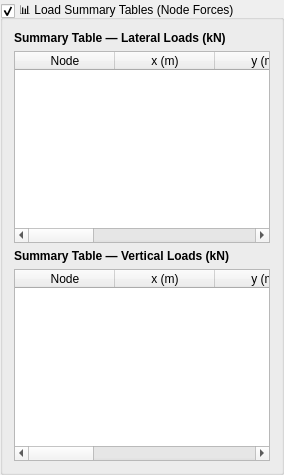
                                        <widget class="QGroupBox" name="grp_load_summary_tables">
                                          <property name="title">
                                            <string>📊 Load Summary Tables (Node Forces)</string>
                                          </property>
                                          <property name="checkable">
                                            <bool>true</bool>
                                          </property>
                                          <property name="checked">
                                            <bool>true</bool>
                                          </property>
                                          <layout class="QVBoxLayout" name="vbox_load_summary_tables">
                                            <item>
                                              <widget class="QLabel" name="lbl_tbl_lateral">
                                                <property name="text">
                                                  <string>Summary Table — Lateral Loads (kN)</string>
                                                </property>
                                                <property name="styleSheet">
                                                  <string>font-weight: 600;</string>
                                                </property>
                                              </widget>
                                            </item>
                                            <item>
                                              <widget class="QTableWidget" name="tbl_lateral_loads">
                                                <property name="minimumSize">
                                                  <size>
                                                    <width>200</width>
                                                    <height>160</height>
                                                  </size>
                                                </property>
                                                <property name="alternatingRowColors">
                                                  <bool>true</bool>
                                                </property>
                                                <column>
                                                  <property name="text">
                                                    <string>Node</string>
                                                  </property>
                                                </column>
                                                <column>
                                                  <property name="text">
                                                    <string>x (m)</string>
                                                  </property>
                                                </column>
                                                <column>
                                                  <property name="text">
                                                    <string>y (m)</string>
                                                  </property>
                                                </column>
                                                <column>
                                                  <property name="text">
                                                    <string>Fx Soil (kN)</string>
                                                  </property>
                                                </column>
                                                <column>
                                                  <property name="text">
                                                    <string>Fx Water (kN)</string>
                                                  </property>
                                                </column>
                                                <column>
                                                  <property name="text">
                                                    <string>Fx Seismic (kN)</string>
                                                  </property>
                                                </column>
                                                <column>
                                                  <property name="text">
                                                    <string>Fx Total (kN)</string>
                                                  </property>
                                                </column>
                                              </widget>
                                            </item>
                                            <item>
                                              <widget class="QLabel" name="lbl_tbl_vertical">
                                                <property name="text">
                                                  <string>Summary Table — Vertical Loads (kN)</string>
                                                </property>
                                                <property name="styleSheet">
                                                  <string>font-weight: 600;</string>
                                                </property>
                                              </widget>
                                            </item>
                                            <item>
                                              <widget class="QTableWidget" name="tbl_vertical_loads">
                                                <property name="minimumSize">
                                                  <size>
                                                    <width>200</width>
                                                    <height>160</height>
                                                  </size>
                                                </property>
                                                <property name="alternatingRowColors">
                                                  <bool>true</bool>
                                                </property>
                                                <column>
                                                  <property name="text">
                                                    <string>Node</string>
                                                  </property>
                                                </column>
                                                <column>
                                                  <property name="text">
                                                    <string>x (m)</string>
                                                  </property>
                                                </column>
                                                <column>
                                                  <property name="text">
                                                    <string>y (m)</string>
                                                  </property>
                                                </column>
                                                <column>
                                                  <property name="text">
                                                    <string>Fy Soil (kN)</string>
                                                  </property>
                                                </column>
                                                <column>
                                                  <property name="text">
                                                    <string>Fy Conc (kN)</string>
                                                  </property>
                                                </column>
                                                <column>
                                                  <property name="text">
                                                    <string>Fy Uplift (kN)</string>
                                                  </property>
                                                </column>
                                                <column>
                                                  <property name="text">
                                                    <string>Fy Total (kN)</string>
                                                  </property>
                                                </column>
                                              </widget>
                                            </item>
                                          </layout>
                                        </widget>
